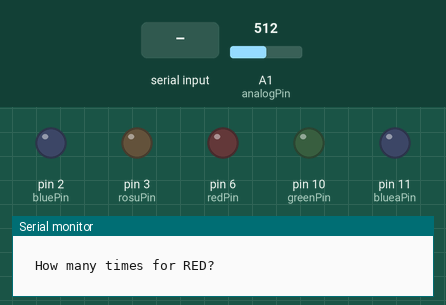
This sketch was run on a simulated Arduino Uno, built with avr-gcc and run on an emulated ATmega328P. On the bench: output pins drawn as LEDs (lit = HIGH), the last lines printed to the serial monitor. Dashed ring = blinking. Inputs (shaded band) come from the test bench; at power-on: A1 (analogPin) = 512.

Above: at 0.9 s.
1.0 s: "90,45,200,10,150,30\n" received over Serial
At 2.15 s:
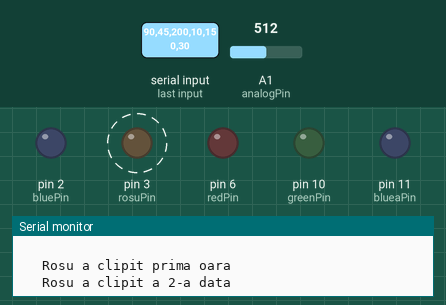
At 26.5 s:
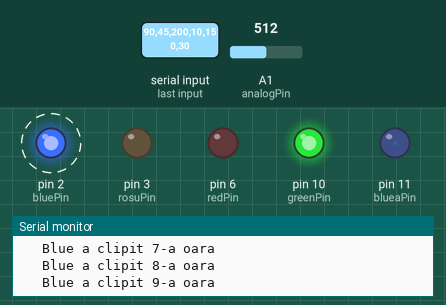
Timing chart, 0 to 27.0 s (numbered marks = the images above; inputs shaded):
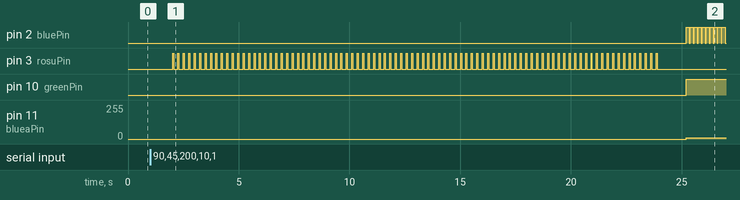

Measured:
- after the input at 1.0 s, pin 2 (bluePin): alternates HIGH for 0.15 s and LOW for 0.03 s, starting after 24.2 s; pin 3 (rosuPin): alternates HIGH for 0.05 s and LOW for 0.20 s, 180 changes in all, then stays LOW, starting after 1.0 s; pin 10 (greenPin): LOW → HIGH after 24.2 s; pin 11 (blueaPin): 0/255 → 10/255 after 24.2 s

The sketch:

_3ledcu_controlloop.ino
```cpp
int rosuPin=3; //digital pin pt rosu
int bluePin=2; //digital pin pt blue
int rosuOnTime;// on time
int rosuOffTime;//off time
int redOnTime=1000;
int redOffTime=100;

int blueOnTime;//blue on time
int blueOffTime;//blue off timw
int greenOnTime;
int greenOffTime;
int greenBlink;
int numRosuBlink;//variabila pt rosu
int numBlueBlink;//variabil pt blue
String mesajRosu="LED ROSU";
String mesajBlue="LED BLUE";
int redPin= 6;
int greenPin=10;
int blueaPin=11;
int brightRed= 200;
int brightGreen= 50;
int brightBluea= 10;
int analogPin = A1;


void setup() {

  Serial.begin(115200);
  pinMode(redPin, OUTPUT);
  pinMode(greenPin, OUTPUT);
  pinMode(blueaPin, OUTPUT);
  // put your setup code here, t
  //declaram output
  pinMode(rosuPin, OUTPUT);
  pinMode(bluePin, OUTPUT);
  Serial.println(" ");
    Serial.println("  How many times for RED?");//intreba de cate ori rosu
  while (Serial.available()==0) {}//in timp ce input e 0,asteapta
  numRosuBlink = Serial.parseInt();
  Serial.println("  How long for RED?");//intreba de cate ori rosu
  while (Serial.available()==0) {}//in timp ce input e 0,asteapta
  rosuOnTime = Serial.parseInt();
  Serial.println("  How SHORT for RED?");//intreba de cate ori rosu
  while (Serial.available()==0) {}//in timp ce input e 0,asteapta
  rosuOffTime = Serial.parseInt();//trimite citirea in variabila numRosuBlink

  Serial.println(" ");

  Serial.println("  How many times for BLUE?");
  while (Serial.available()==0) {}
  numBlueBlink = Serial.parseInt();
  Serial.println("  How long for BLUE ?");//intreba de cate ori rosu
  while (Serial.available()==0) {}//in timp ce input e 0,asteapta
  blueOnTime = Serial.parseInt();
  Serial.println("  How SHORT for BLUE ?");//intreba de cate ori rosu
  while (Serial.available()==0) {}//in timp ce input e 0,asteapta
  blueOffTime = Serial.parseInt();
}

void loop() {
  //temp

  int analogValue;
  float temperature;
  analogValue = analogRead(analogPin);
  temperature = float(analogValue)/1023;
  temperature = temperature*500;
  Serial.println(analogValue);
  Serial.print("     TEMP ");
  Serial.println(" ");
  Serial.print(temperature);
  Serial.println(" Celsius ");
  delay(1000);
   int tempR;
  tempR=analogValue*3;


  //Rosu
  Serial.println(" ");
  Serial.println("    Rosu Clipeste");
  Serial.println(" ");
  if(int r=1);{
  Serial.print( "   Rosu a clipit ");
  Serial.println("prima oara");

  }
  for(int r=2; r<=numRosuBlink; r=r+1){
  Serial.print("   Rosu a clipit a ");
  Serial.print(r);
  Serial.print("-a data");
  Serial.println(" ");

  digitalWrite(rosuPin, HIGH);
  delay(rosuOnTime);
  digitalWrite(rosuPin, LOW);
  delay(rosuOffTime);
  while(r==numRosuBlink){
    Serial.print( "   Rosu a clipit ");
    Serial.println(" ultima oara");
  digitalWrite(rosuPin, HIGH);
  delay(rosuOnTime);
  digitalWrite(rosuPin, LOW);
  delay(rosuOffTime);

  analogWrite(redPin, tempR);
  delay(redOnTime);
  analogWrite(redPin, 0);
  delay(redOffTime);
  analogWrite(greenPin, analogValue);
  analogWrite(blueaPin, brightBluea);

  r=r+1;


  }
  //Albastru
  }
  Serial.println(" ");
  Serial.println("    Blue Clipeste");
  Serial.println(" ");
  if(int b=1);{
  Serial.print( "   Blue a clipit ");
  Serial.println("prima oara");

  }

  for(int b=2; b<=numBlueBlink; b=b+1){
   //else( b>=2); {
  Serial.print( "   Blue a clipit ");
  Serial.print(b);
  Serial.print("-a oara");
  Serial.println(" ");
  digitalWrite(bluePin, HIGH);
  delay(blueOnTime);
  digitalWrite(bluePin, LOW);
  delay(blueOffTime);
   if(b==numBlueBlink){
     digitalWrite(bluePin, HIGH);
  delay(blueOnTime);
  digitalWrite(bluePin, LOW);
  delay(blueOffTime);
    Serial.print( "   Blue a clipit ");
    Serial.println(" ultima oara");


  }
  }

  }

  // put your main code here, to run repeatedly:
```
